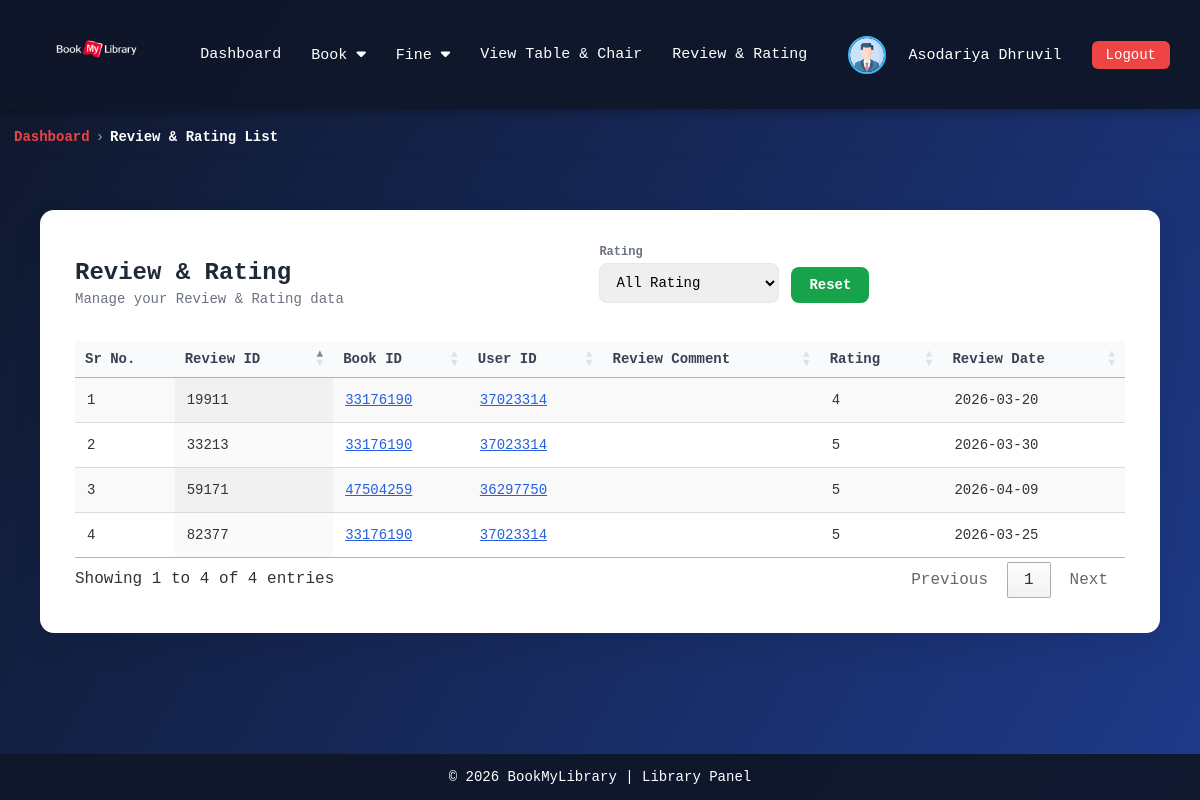
Screenshot of /librarian/review&rating_list.php (signed in) with the database file from the repository.
### tables this page shows
CREATE TABLE `user` (
  `user_id` int NOT NULL,
  `first_name` varchar(100) DEFAULT NULL,
  `last_name` varchar(100) DEFAULT NULL,
  `email` varchar(255) DEFAULT NULL,
  `contact_no` varchar(15) DEFAULT NULL,
  `gender` varchar(10) DEFAULT NULL,
  `address` varchar(255) DEFAULT NULL,
  `image` varchar(255) DEFAULT NULL,
  `password` varchar(255) NOT NULL,
  `role` varchar(10) DEFAULT NULL,
  `status` varchar(15) DEFAULT NULL
);

CREATE TABLE `rating` (
  `rating_id` int NOT NULL,
  `book_id` int DEFAULT NULL,
  `library_id` int DEFAULT NULL,
  `user_id` int DEFAULT NULL,
  `description` text,
  `rating` int DEFAULT NULL,
  `rating_date` date DEFAULT NULL
);

### librarian/review&rating_list.php (the view, shortened to what this page needs)
<!DOCTYPE html>
<html lang="en">
<head>
    <link rel="stylesheet" href="https://cdn.datatables.net/1.13.6/css/jquery.dataTables.min.css">
    <link rel="stylesheet" href="https://cdn.datatables.net/buttons/2.4.1/css/buttons.dataTables.min.css">
</head>
<body>
    <?php include 'navbar.php'; ?>
    <div class="breadcrumb-wrapper">
        <nav class="breadcrumb">
            <a href="home.php" class="dashboard">Dashboard</a>
            <span class="separator">›</span>
            <span class="current">Review & Rating List</span>
        </nav>
    </div>
    <div class="container">
        <div class="card">
            <div class="top-actions">
                <div class="title-area">
                    <h3>Review & Rating</h3>
                    <div class="subtitle">Manage your Review & Rating data</div>
                </div>
                <div class="advanced-filters">
                    <div class="filter-box">
                        <label>Rating</label>
                        <select id="filterRating">
                            <option value="">All Rating</option>
                        </select>
                    </div>
                    <div class="filter-box btn-area">
                        <button class="btn btn-add" onclick="resetFilters()">Reset</button>
                    </div>
                </div>
            </div>
            <table id="bookTable" class="display">
                <thead>
                    <tr>
                        <th>Sr No.</th>
                        <th>Review ID</th>
                        <th>Book ID</th>
                        <th>User ID</th>
                        <th>Review Comment</th>
                        <th>Rating</th>
                        <th>Review Date</th>
                    </tr>
                </thead>
                <tbody>
                    <?php
                    $user_id = $_SESSION['id'];
                    $library_id = mysqli_fetch_assoc(mysqli_query($con, "SELECT library_id FROM library WHERE user_id = $user_id"));
                    $rating = mysqli_query($con, "SELECT * FROM rating WHERE library_id = {$library_id['library_id']}");
                    $i = 1;
                    foreach ($rating as $row) {
                        $full_description = $row['description'];
                        $short_description = substr($full_description, 0, 40);
                        $book_data = mysqli_fetch_assoc(mysqli_query($con, "SELECT * FROM book_list WHERE book_id = '{$row['book_id']}'"));
                        $library_data = mysqli_fetch_assoc(mysqli_query($con, "SELECT * FROM library WHERE library_id = '{$row['library_id']}'"));
                        $user_data = mysqli_fetch_assoc(mysqli_query($con, "SELECT * FROM user WHERE user_id = '{$row['user_id']}'"));
                        echo "<tr>
                                    <td>{$i}</td>
                                    <td>{$row['rating_id']}</td>
                                    <td>
                                    <span class='model-link'
                                    onclick=\"openBookModal(
                                    '{$book_data['book_id']}',
                                    '../book_images/{$book_data['image']}',
                                    '" . htmlspecialchars($book_data['title'], ENT_QUOTES) . "',
                                    '" . htmlspecialchars($book_data['author'], ENT_QUOTES) . "',
                                    '" . htmlspecialchars($book_data['category'], ENT_QUOTES) . "',
                                    '{$book_data['year']}',
                                    '" . htmlspecialchars($library_data['library_name'], ENT_QUOTES) . "'
                                    )\">
                                    {$row['book_id']}
                                    </span>
                                    </td>
                                    <td>
                                        <span class='model-link'
                                        onclick=\"openUserModal(
                                        '{$user_data['user_id']}',
                                        '../image/{$user_data['image']}',
                                        '" . htmlspecialchars($user_data['first_name'], ENT_QUOTES) . "',
                                        '" . htmlspecialchars($user_data['last_name'], ENT_QUOTES) . "',
                                        '" . htmlspecialchars($user_data['email'], ENT_QUOTES) . "',
                                        '" . htmlspecialchars($user_data['contact_no'], ENT_QUOTES) . "',
                                        '" . htmlspecialchars($user_data['address'], ENT_QUOTES) . "',
                                        '" . htmlspecialchars($user_data['role'], ENT_QUOTES) . "',
                                        '" . htmlspecialchars($user_data['status'], ENT_QUOTES) . "'
                                        )\">
                                        {$row['user_id']}
                                        </span>
                                    </td>
                                    <td class='review-cell'
                                        data-full='" . htmlspecialchars($full_description, ENT_QUOTES) . "'>
                                        {$short_description}
                                    </td>
                                    <td>{$row['rating']}</td>
                                    <td>{$row['rating_date']}</td>
                                </tr>";
                        $i++;
                    }
                    ?>
                </tbody>
            </table>
        </div>
    </div>
    <?php include 'footer.php'; ?>
</body>
</html>

### librarian/navbar.php (shortened to what this page needs)
<!DOCTYPE html>
<html lang="en">
<?php
include '../update_status.php';
?>
<head>
    <link rel="stylesheet" href="https://cdnjs.cloudflare.com/ajax/libs/font-awesome/6.5.0/css/all.min.css">
</head>
<body>
    <?php
    $user_id = $_SESSION['id'];
    $user = mysqli_query($con, "SELECT * FROM user WHERE user_id = $user_id");
    $data = mysqli_fetch_assoc($user);
    ?>
    <nav class="navbar">
        <div class="nav-left">
            <a href="home.php">
                <img src="../image/BookMyLibrary.png" alt="Library Logo">
            </a>
        </div>
        <div class="nav-center">
            <a href="home.php">Dashboard</a>
            <div class="dropdown">
                <a href="javascript:void(0);" class="dropbtn">Book <i class="fa-solid fa-caret-down"></i></a>
            </div>
            <div class="dropdown">
                <a href="javascript:void(0);" class="dropbtn">Fine <i class="fa-solid fa-caret-down"></i></a>
            </div>
            <a href="view_table&chair.php">View Table & Chair</a>
            <a href="review&rating_list.php">Review & Rating</a>
        </div>
        <div class="nav-right">
            <div class="profile">
                <img src="../image/<?php echo $data['image']; ?>" alt="Profile">
                <div class="dropdown">
                    <a href="javascript:void(0);" class="dropbtn"><?php echo $data['first_name'] . " " . $data['last_name']; ?></a>
                </div>
            </div>
            <a href="../login.php" class="logout-btn">Logout</a>
        </div>
    </nav>
</body>
</html>

### librarian/review&rating_list.php (style rules this page uses)
* { margin: 0; padding: 0; box-sizing: border-box; font-family: "JetBrains Mono", "Fira Code", Consolas, monospace; }
body { min-height: 100vh; display: flex; flex-direction: column; background: linear-gradient(120deg, #0f172a, #1e3a8a); color: #333; }
.container { width: 100%; max-width: 100%; padding: 40px; }
.card { background: #ffffff; padding: 35px; border-radius: 14px; box-shadow: 0 12px 30px rgba(0, 0, 0, 0.08); }
.top-actions { display: flex; justify-content: space-between; align-items: center; margin-bottom: 20px; flex-wrap: wrap; gap: 10px; }
.title-area h3 { margin: 0; font-size: 24px; font-weight: 700; color: #1f2937; }
.subtitle { font-size: 14px; color: #6b7280; margin-top: 5px; }
.btn { padding: 10px 18px; border-radius: 8px; border: none; cursor: pointer; font-size: 14px; font-weight: 600; transition: 0.2s ease; }
.btn-add { background: #16a34a; color: #fff; }
td { white-space: nowrap; }
.model-link { color: #2660de; cursor: pointer; text-decoration: underline; }
table.dataTable { width: 100% !important; font-size: 14px; }
table.dataTable thead th { background: #f9fafb; color: #374151; font-weight: 600; border-bottom: 1px solid #e5e7eb; padding: 14px 12px; }
table.dataTable tbody td { padding: 14px 12px; vertical-align: middle; }
table.dataTable tbody tr { transition: background 0.2s; }
.breadcrumb-wrapper { padding: 10px 14px; border-radius: 8px; margin-bottom: 15px; margin-top: 10px; box-shadow: 0 2px 4px rgba(0, 0, 0, 0.02); }
.breadcrumb { font-size: 14px; font-weight: 500; color: #6b7280; display: flex; flex-wrap: wrap; align-items: center; gap: 6px; }
.breadcrumb .dashboard { color: #ef4444; font-weight: 600; }
.breadcrumb .separator { color: #9ca3af; }
.breadcrumb a { text-decoration: none; color: #ef4444; transition: 0.2s ease; }
.breadcrumb .current { color: #ffffffff; font-weight: 600; }
.advanced-filters { display: flex; flex-wrap: wrap; gap: 12px; margin-bottom: 18px; }
.advanced-filters input, .advanced-filters select { padding: 10px 12px; border: 1px solid #e5e7eb; border-radius: 8px; font-size: 14px; min-width: 180px; }
.filter-box { display: flex; flex-direction: column; }
.filter-box label { font-size: 12px; font-weight: 600; color: #6b7280; margin-bottom: 4px; }
.btn-area { justify-content: flex-end; }
.review-cell { cursor: pointer; }

### librarian/navbar.php (style rules this page uses)
.navbar { background: rgba(15, 23, 42, 0.95); color: #fff; padding: 12px 30px; display: flex; align-items: center; justify-content: space-between; flex-wrap: wrap; box-shadow: 0 4px 10px rgba(0, 0, 0, 0.25); font-family: "JetBrains Mono", "Fira Code", Consolas, monospace; }
.nav-left { display: flex; align-items: center; gap: 10px; }
.nav-left img { height: 80px; width: 130px; }
.nav-center { flex: 1; display: flex; justify-content: center; }
.nav-center a { color: #fff; text-decoration: none; margin: 0 15px; font-size: 15px; }
.nav-right { display: flex; align-items: center; gap: 15px; }
.profile { display: flex; align-items: center; gap: 8px; color: #fff; }
.profile img { width: 38px; height: 38px; border-radius: 50%; border: 2px solid #38bdf8; object-fit: cover; }
.logout-btn { padding: 6px 14px; border-radius: 6px; background: #ef4444; color: #fff; text-decoration: none; font-size: 14px; }
.dropdown { position: relative; display: inline-block; }
.dropdown>a { color: #fff; text-decoration: none; margin: 0 15px; font-size: 15px; cursor: pointer; }
.dropdown>a.dropbtn { color: #fff; text-decoration: none; margin: 0 15px; font-size: 15px; cursor: pointer; }

### librarian/footer.php (style rules this page uses)
html, body { height: 100%; margin: 0; }
body { display: flex; flex-direction: column; }

### rows the page displays
user: image (placeholder picture), first_name "Asodariya", last_name "Dhruvil"
rating: rating_id "19911", book "33176190", user "37023314", rating "4", rating_date "2026-03-20"
rating: rating_id "33213", book "33176190", user "37023314", rating "5", rating_date "2026-03-30"
rating: rating_id "59171", book "47504259", user "36297750", rating "5", rating_date "2026-04-09"
rating: rating_id "82377", book "33176190", user "37023314", rating "5", rating_date "2026-03-25"
